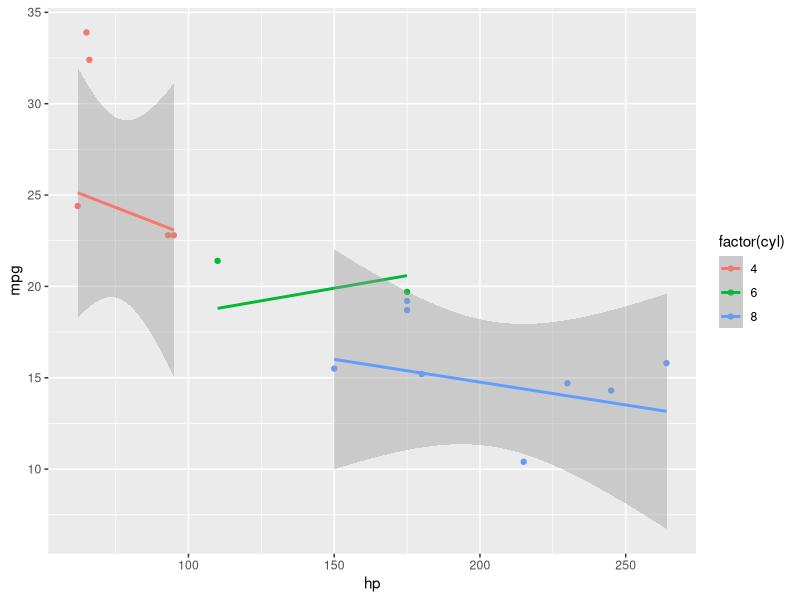

This figure's R source:
library(MASS)
library(tidyverse)
library(modelr)

set.seed(123)

data("mtcars")
names(data)

fullmodel = lm(data=mtcars, mpg ~ factor(cyl) + disp + hp + drat + wt + qsec + factor(vs) +  factor(am) + factor(gear) + factor(carb))

step = stepAIC(fullmodel)

goodmodel = step$call
goodmodel = lm(mpg ~ factor(cyl) + hp + wt + factor(am), data=mtcars)

add_predictions(mtcars, goodmodel)

set = caret::createDataPartition(mtcars$mpg)
set = set$Resample1

train = mtcars[set,]
test = mtcars[-set,]

formula(goodmodel)
trainedmodel = lm(data=train, formula=formula(goodmodel))

add_predictions(test,trainedmodel) %>%  
  ggplot(aes(x=hp,color=factor(cyl)))+
  geom_point(aes(y=mpg))+
  geom_smooth(method="lm", aes(y=pred))

#add_predictions




